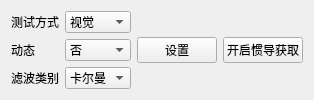
               <widget class="QWidget" name="tab_5">
                <attribute name="title">
                 <string>视觉控制阶段设置</string>
                </attribute>
                <layout class="QGridLayout" name="gridLayout_17">
                 <item row="0" column="0">
                  <layout class="QGridLayout" name="gridLayout_16">
                   <item row="0" column="0">
                    <widget class="QLabel" name="label_33">
                     <property name="text">
                      <string>测试方式</string>
                     </property>
                    </widget>
                   </item>
                   <item row="0" column="1">
                    <widget class="QComboBox" name="visual_test">
                     <property name="currentIndex">
                      <number>0</number>
                     </property>
                     <item>
                      <property name="text">
                       <string>视觉</string>
                      </property>
                     </item>
                     <item>
                      <property name="text">
                       <string>全流程</string>
                      </property>
                     </item>
                    </widget>
                   </item>
                   <item row="1" column="0">
                    <widget class="QLabel" name="label_34">
                     <property name="text">
                      <string>动态</string>
                     </property>
                    </widget>
                   </item>
                   <item row="1" column="1">
                    <widget class="QComboBox" name="isLinear">
                     <property name="currentIndex">
                      <number>0</number>
                     </property>
                     <item>
                      <property name="text">
                       <string>否</string>
                      </property>
                     </item>
                     <item>
                      <property name="text">
                       <string>是</string>
                      </property>
                     </item>
                    </widget>
                   </item>
                   <item row="2" column="0">
                    <widget class="QLabel" name="label_45">
                     <property name="text">
                      <string>滤波类别</string>
                     </property>
                    </widget>
                   </item>
                   <item row="2" column="1">
                    <widget class="QComboBox" name="filter_type">
                     <property name="currentIndex">
                      <number>1</number>
                     </property>
                     <item>
                      <property name="text">
                       <string>低通</string>
                      </property>
                     </item>
                     <item>
                      <property name="text">
                       <string>卡尔曼</string>
                      </property>
                     </item>
                    </widget>
                   </item>
                  </layout>
                 </item>
                 <item row="0" column="1">
                  <widget class="QPushButton" name="visual_set">
                   <property name="text">
                    <string>设置</string>
                   </property>
                  </widget>
                 </item>
                 <item row="0" column="2">
                  <widget class="QPushButton" name="get_insdock">
                   <property name="text">
                    <string>开启惯导获取</string>
                   </property>
                  </widget>
                 </item>
                </layout>
               </widget>
